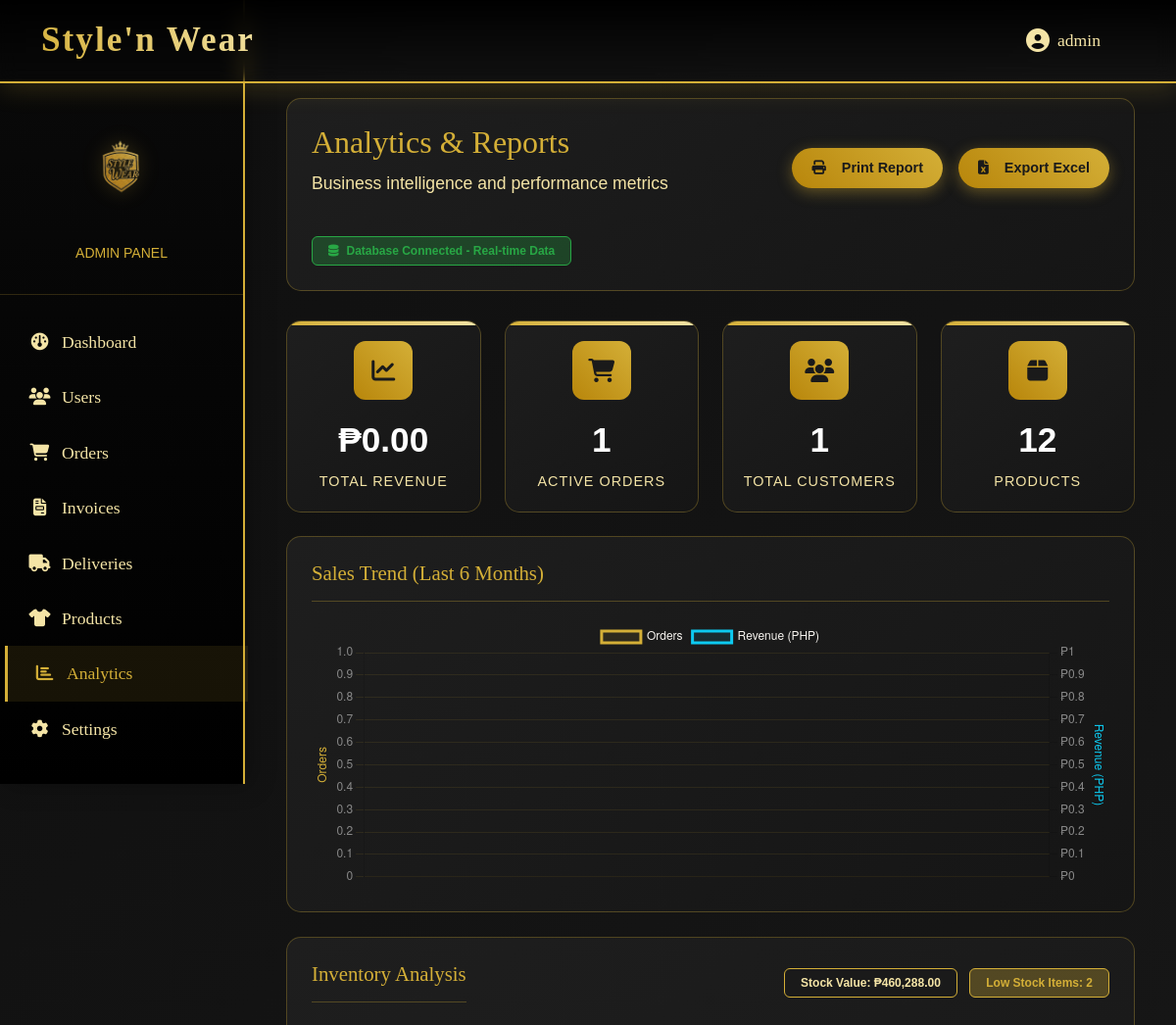
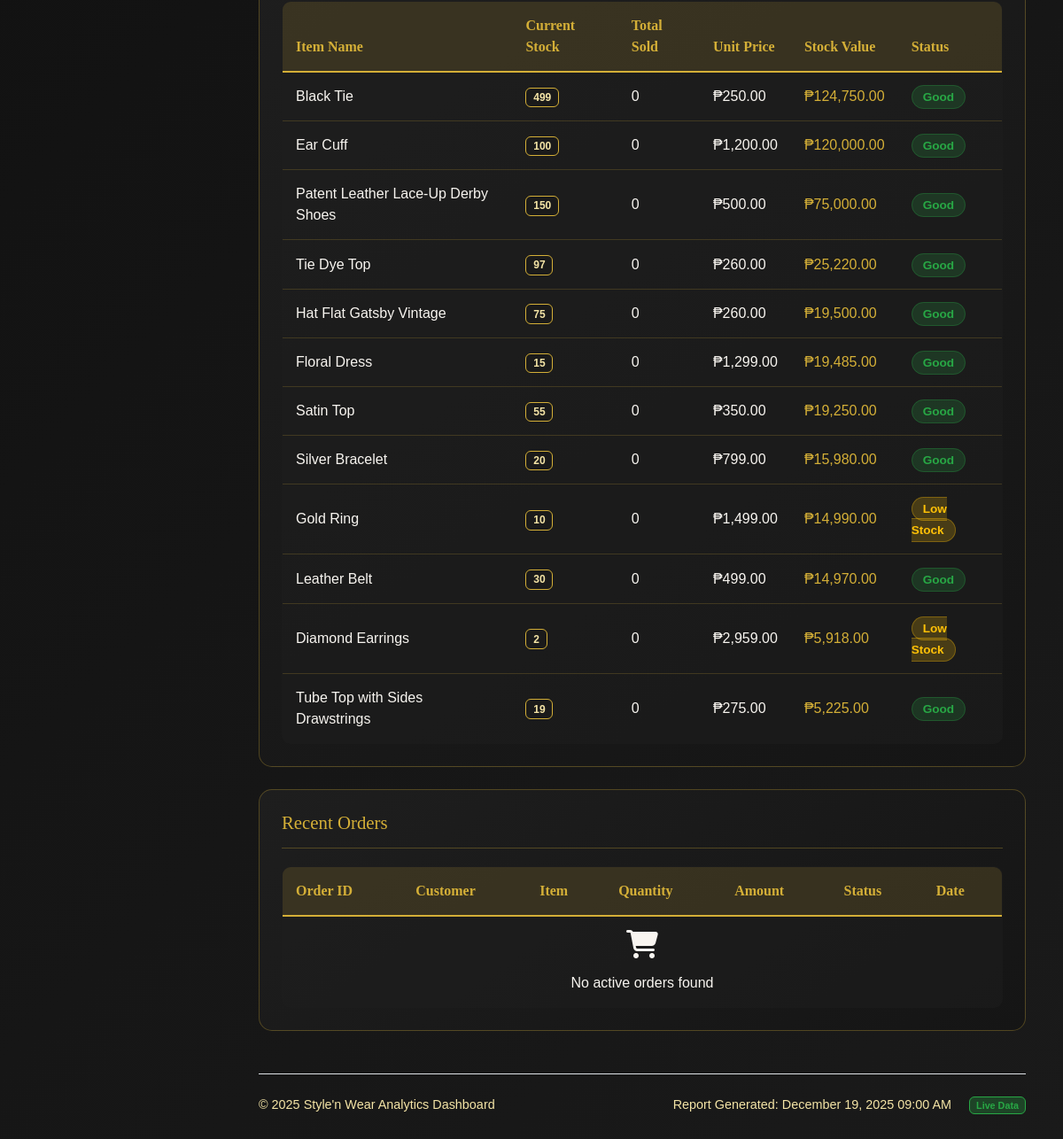
Before: /Admin/reports.php (signed in) with the older database file (2 pictures, top to bottom).
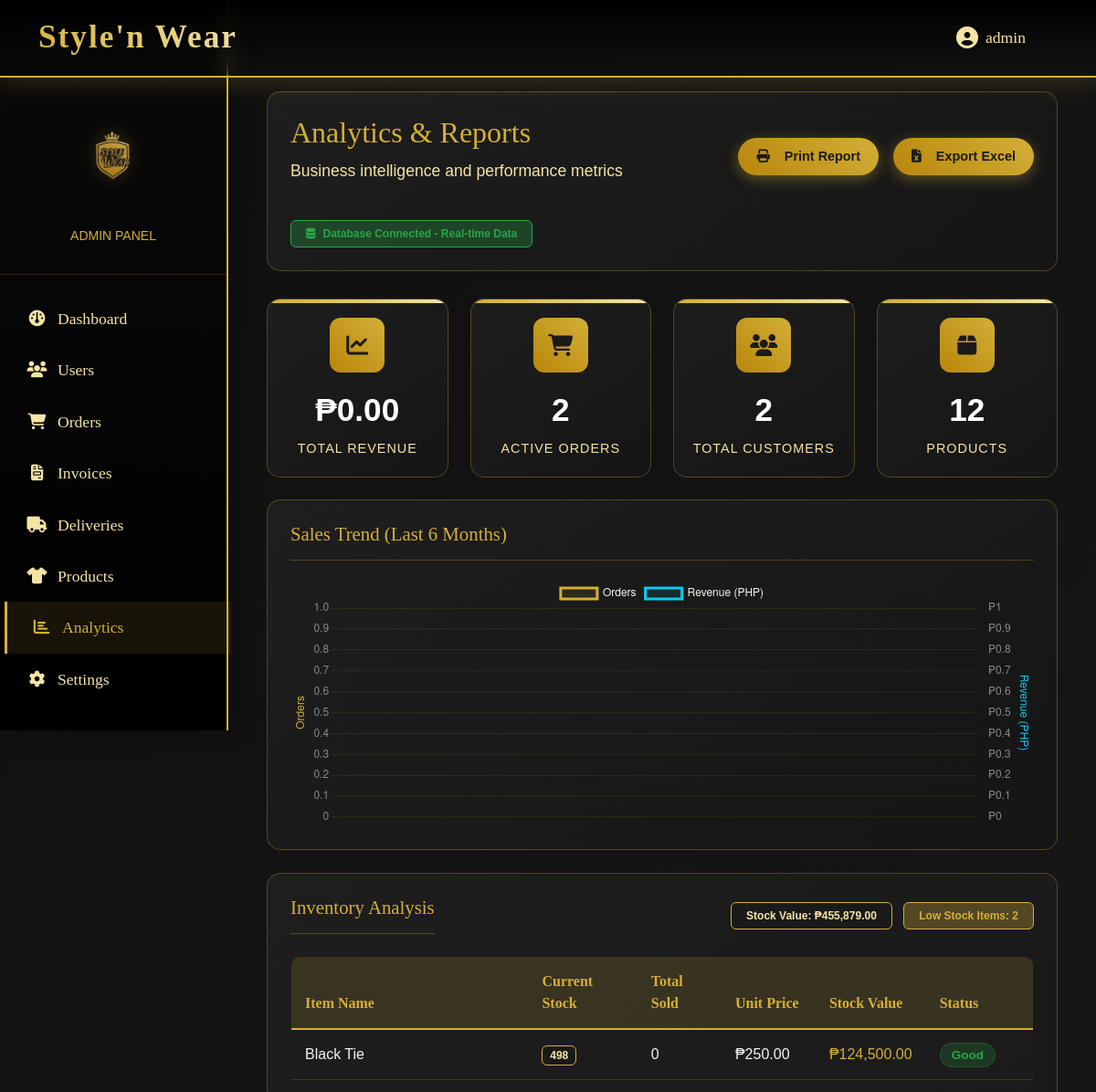
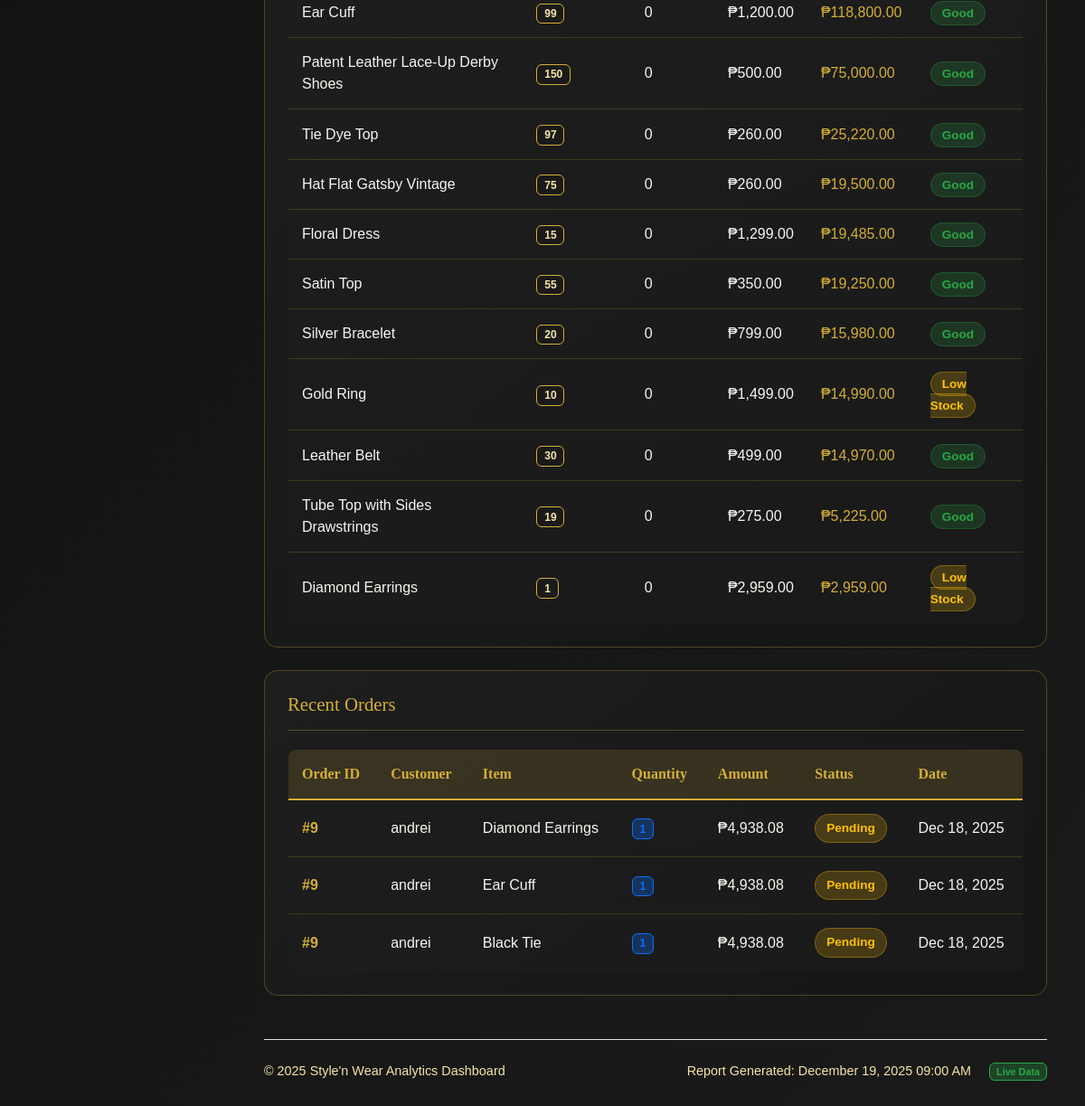
After: the same page with the newer database file (2 pictures, top to bottom).
### tables this page shows
CREATE TABLE `order_items` (
  `order_item_id` int(11) NOT NULL,
  `order_id` int(11) NOT NULL,
  `item_id` int(11) NOT NULL,
  `quantity` int(11) NOT NULL DEFAULT 1,
  `unit_price` decimal(10,2) NOT NULL,
  `subtotal` decimal(12,2) GENERATED ALWAYS AS (`unit_price` * `quantity`) STORED
);

CREATE TABLE `users` (
  `user_id` int(11) NOT NULL,
  `fullname` varchar(100) NOT NULL,
  `username` varchar(50) NOT NULL,
  `password_hash` varchar(255) NOT NULL,
  `email` varchar(150) NOT NULL,
  `date_joined` timestamp NOT NULL DEFAULT current_timestamp()
);

CREATE TABLE `items` (
  `item_id` int(11) NOT NULL,
  `item_name` varchar(150) NOT NULL,
  `item_sku` varchar(50) DEFAULT NULL,
  `item_description` text DEFAULT NULL,
  `item_price` decimal(10,2) NOT NULL,
  `discount_price` decimal(10,2) DEFAULT NULL,
  `category_id` int(11) DEFAULT NULL,
  `is_on_sale` char(1) DEFAULT 'N' CHECK (`is_on_sale` in ('Y','N')),
  `stock` int(11) DEFAULT 0,
  `image_url` varchar(255) DEFAULT NULL,
  `date_added` timestamp NOT NULL DEFAULT current_timestamp()
);

CREATE TABLE `orders` (
  `order_id` int(11) NOT NULL,
  `user_id` int(11) NOT NULL,
  `shipping_address_id` int(11) DEFAULT NULL,
  `total_amount` decimal(12,2) NOT NULL DEFAULT 0.00,
  `currency` varchar(10) NOT NULL DEFAULT 'PHP',
  `status` enum('pending','paid','shipped','completed','cancelled') NOT NULL DEFAULT 'pending',
  `placed_at` timestamp NOT NULL DEFAULT current_timestamp(),
  `updated_at` timestamp NOT NULL DEFAULT current_timestamp() ON UPDATE current_timestamp()
);

### Admin/reports.php (the view, shortened to what the rows shown need)
<?php
$itemsToSell = $itemsOrdered = $adminSales = $inventory = [];
try {
    $host = 'localhost';
    $dbname = 'stylenwear_db';
    $username = 'root';
    $password = '';
    $pdo = new PDO("mysql:host=$host;dbname=$dbname;charset=utf8", $username, $password);
    $pdo->setAttribute(PDO::ATTR_ERRMODE, PDO::ERRMODE_EXCEPTION);
    $stmt = $pdo->query("
        SELECT oi.order_id, i.item_name, oi.quantity, o.placed_at as order_date, o.status,
               u.fullname, o.total_amount
        FROM order_items oi
        JOIN items i ON oi.item_id = i.item_id
        JOIN orders o ON oi.order_id = o.order_id
        JOIN users u ON o.user_id = u.user_id
        WHERE o.status != 'cancelled'
        ORDER BY o.placed_at DESC
        LIMIT 15
    ");
    $itemsOrdered = $stmt->fetchAll(PDO::FETCH_ASSOC);
} catch(PDOException $e) {
    $dbAvailable = false;
    error_log("Database error: " . $e->getMessage());
}
function e($s) {
    return htmlspecialchars($s ?? '', ENT_QUOTES, 'UTF-8');
}
function getStatusBadge($status) {
    $classes = [
        'pending' => 'status-pending',
        'paid' => 'status-paid',
        'shipped' => 'status-shipped',
        'completed' => 'status-completed',
        'cancelled' => 'status-cancelled'
    ];
    return $classes[$status] ?? 'status-pending';
}
?>
<!DOCTYPE html>
<html lang="en">
<head>
    <link href="https://cdn.jsdelivr.net/npm/bootstrap@5.3.0/dist/css/bootstrap.min.css" rel="stylesheet">
    <link rel="stylesheet" href="https://cdnjs.cloudflare.com/ajax/libs/font-awesome/6.4.0/css/all.min.css">
</head>
<body>
    <main class="admin-content">
        <div class="container-fluid">
            <div class="page-header">
                <div class="row align-items-center">
                    <div class="col-md-6">
                        <h1 class="page-title">Analytics & Reports</h1>
                    </div>
                </div>
            </div>
            <div class="report-card">
                <div class="table-responsive">
                    <table class="table report-table">
                        <thead>
                            <tr>
                                <th>Item Name</th>
                                <th>Current Stock</th>
                                <th>Total Sold</th>
                                <th>Unit Price</th>
                                <th>Stock Value</th>
                                <th>Status</th>
                            </tr>
                        </thead>
                    </table>
                </div>
            </div>
            <div class="report-card">
                <div class="table-responsive">
                    <table class="table report-table">
                        <thead>
                            <tr>
                                <th>Order ID</th>
                                <th>Customer</th>
                                <th>Item</th>
                                <th>Quantity</th>
                                <th>Amount</th>
                                <th>Status</th>
                                <th>Date</th>
                            </tr>
                        </thead>
                        <tbody>
                            <?php if(empty($itemsOrdered)): ?>
                                <tr>
                                    <td colspan="7" class="text-center text-muted py-4">
                                        <i class="fas fa-shopping-cart fa-2x mb-3"></i><br>
                                        No active orders found
                                    </td>
                                </tr>
                            <?php else: ?>
                                <?php foreach ($itemsOrdered as $order): ?>
                                <tr>
                                    <td>
                                        <strong class="text-gold">#<?php echo e($order['order_id']); ?></strong>
                                    </td>
                                    <td><?php echo e($order['fullname']); ?></td>
                                    <td><?php echo e($order['item_name']); ?></td>
                                    <td>
                                        <span class="badge custom-badge-primary"><?php echo e($order['quantity']); ?></span>
                                    </td>
                                    <td>₱<?php echo number_format($order['total_amount'], 2); ?></td>
                                    <td>
                                        <span class="status-badge <?php echo getStatusBadge($order['status']); ?>">
                                            <?php echo ucfirst(e($order['status'])); ?>
                                        </span>
                                    </td>
                                    <td><?php echo date('M d, Y', strtotime($order['order_date'])); ?></td>
                                </tr>
                                <?php endforeach; ?>
                            <?php endif; ?>
                        </tbody>
                    </table>
                </div>
            </div>
        </div>
    </main>
</body>
</html>

Changed rows visible on the page:
added order_items: order "9", users.fullname "andrei", item.item_name "Diamond Earrings", quantity "1", order.total_amount "4,938.08", order.status "Pending", order.placed_at "Dec 18, 2025"
added order_items: order "9", users.fullname "andrei", item.item_name "Ear Cuff", quantity "1", order.total_amount "4,938.08", order.status "Pending", order.placed_at "Dec 18, 2025"
added order_items: order "9", users.fullname "andrei", item.item_name "Black Tie", quantity "1", order.total_amount "4,938.08", order.status "Pending", order.placed_at "Dec 18, 2025"
Other visible differences:
$totalOrders: "1" → "2"
$totalCustomers: "1" → "2"
$totalStockValue: "460,288.00" → "455,879.00"
new list line: "Black Tie 498 0 ₱ 250.00 ₱ 124,500.00 Good"
new list line: "Ear Cuff 99 0 ₱ 1,200.00 ₱ 118,800.00 Good"
new list line: "Diamond Earrings 1 0 ₱ 2,959.00 ₱ 2,959.00 Low Stock"
list line gone: "Black Tie 499 0 ₱ 250.00 ₱ 124,750.00 Good"
list line gone: "Ear Cuff 100 0 ₱ 1,200.00 ₱ 120,000.00 Good"
list line gone: "Diamond Earrings 2 0 ₱ 2,959.00 ₱ 5,918.00 Low Stock"
text no longer shown: "No active orders found"
